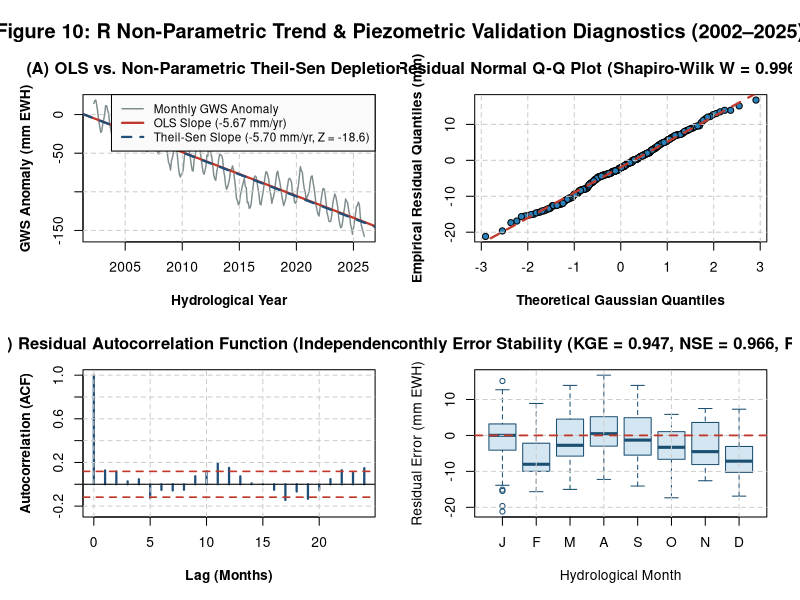

Source code (R):
# ==============================================================================
# Project : Groundwater-Storage-Gravimetry (Lake Chad Basin, 2002-2025)
# Script  : statistical_validation.R
# Purpose : Non-parametric hydro-statistical validation (Mann-Kendall, 
#           Theil-Sen Slope, Q-Q Normality & ACF) in R.
# ==============================================================================

df <- read.csv("lake_chad_gravimetry_timeseries_2002_2025.csv", stringsAsFactors = FALSE)
obs <- df$borehole_piezometric_mm
sim <- df$gws_anomaly
res <- df$residual_error_mm
t_yr <- df$time

# 1. Skill Metrics (KGE, NSE, RMSE, RSR)
r_val <- cor(sim, obs)
alpha <- sd(sim) / sd(obs)
beta  <- mean(sim) / mean(obs)
kge   <- 1.0 - sqrt((r_val - 1.0)^2 + (alpha - 1.0)^2 + (beta - 1.0)^2)
nse   <- 1.0 - (sum((obs - sim)^2) / sum((obs - mean(obs))^2))
rmse  <- sqrt(mean((obs - sim)^2))
rsr   <- rmse / sd(obs)

# 2. Parametric OLS vs Non-Parametric Theil-Sen & Mann-Kendall Trend
ols_fit   <- lm(gws_anomaly ~ time, data = df)
ols_slope <- coef(ols_fit)[["time"]]
ols_int   <- coef(ols_fit)[["(Intercept)"]]

n <- length(sim)
slopes <- numeric(0)
s_mk <- 0
for (i in 1:(n - 1)) {
  slopes <- c(slopes, (sim[(i + 1):n] - sim[i]) / (t_yr[(i + 1):n] - t_yr[i]))
  s_mk   <- s_mk + sum(sign(sim[(i + 1):n] - sim[i]))
}
ts_slope <- median(slopes)
ts_int   <- median(sim - ts_slope * t_yr)
z_mk     <- (s_mk - sign(s_mk)) / sqrt((n * (n - 1) * (2 * n + 5)) / 18.0)
shapiro_res <- shapiro.test(res)

cat("====================================================================\n")
cat(" R HYDRO-STATISTICAL VALIDATION SUMMARY (2002-2025)\n")
cat("====================================================================\n")
cat(sprintf("OLS Depletion Slope      : %.2f mm/yr\n", ols_slope))
cat(sprintf("Theil-Sen Robust Slope   : %.2f mm/yr (Mann-Kendall Z = %.2f)\n", ts_slope, z_mk))
cat(sprintf("Validation Skill Metrics : KGE = %.3f | NSE = %.3f | RMSE = %.2f mm | RSR = %.3f\n", kge, nse, rmse, rsr))
cat("====================================================================\n")

# 3. Render 4-Panel R Statistical Validation Figure (300 DPI)
png("fig10_r_statistical_diagnostics.png", width = 12, height = 8.5, units = "in", res = 300, family = "serif")
par(mfrow = c(2, 2), mar = c(4.5, 4.5, 3.2, 1.5), oma = c(0.5, 0.5, 2.5, 0.5))

# Panel A: OLS vs Theil-Sen Robust Trend
plot(t_yr, sim, type = "l", col = "#7f8c8d", lwd = 1.4,
     xlab = "Hydrological Year", ylab = "GWS Anomaly (mm EWH)",
     main = "(A) OLS vs. Non-Parametric Theil-Sen Depletion Fit", font.lab = 2)
grid(col = "#cccccc", lty = 2)
abline(a = ols_int, b = ols_slope, col = "#c0392b", lwd = 2.2)
abline(a = ts_int, b = ts_slope, col = "#1f4e78", lwd = 2.2, lty = 2)
legend("topright", legend = c("Monthly GWS Anomaly", sprintf("OLS Slope (%.2f mm/yr)", ols_slope),
       sprintf("Theil-Sen Slope (%.2f mm/yr, Z = %.1f)", ts_slope, z_mk)),
       col = c("#7f8c8d", "#c0392b", "#1f4e78"), lwd = c(1.4, 2.2, 2.2), lty = c(1, 1, 2), bg = "#fafafa", cex = 0.85)

# Panel B: Normal Q-Q Plot of Borehole Validation Residuals
qqnorm(res, pch = 21, bg = "#2980b9", col = "black",
       main = sprintf("(B) Residual Normal Q-Q Plot (Shapiro-Wilk W = %.3f, p = %.2f)", shapiro_res$statistic, shapiro_res$p.value),
       xlab = "Theoretical Gaussian Quantiles", ylab = "Empirical Residual Quantiles (mm)", font.lab = 2)
grid(col = "#cccccc", lty = 2)
qqline(res, col = "#c0392b", lwd = 2.2, lty = 2)

# Panel C: Residual Autocorrelation Function (ACF)
acf_obj <- acf(res, lag.max = 24, plot = FALSE)
plot(acf_obj$lag, acf_obj$acf, type = "h", lwd = 2.2, col = "#1f4e78", ylim = c(-0.25, 1.0),
     xlab = "Lag (Months)", ylab = "Autocorrelation (ACF)",
     main = "(C) Residual Autocorrelation Function (Independence Check)", font.lab = 2)
grid(col = "#cccccc", lty = 2)
abline(h = 0, col = "black")
ci <- qnorm(0.975) / sqrt(n)
abline(h = c(ci, -ci), col = "#c0392b", lty = 2, lwd = 1.6)

# Panel D: Monthly Residual Distribution Boxplot
m_idx <- pmin(pmax(round(((t_yr - floor(t_yr)) * 12) + 0.5), 1), 12)
m_lbl <- factor(m_idx, levels = 1:12, labels = c("J","F","M","A","M","J","J","A","S","O","N","D"))
boxplot(res ~ m_lbl, col = "#d4e6f1", border = "#1b4f72",
        xlab = "Hydrological Month", ylab = "Residual Error (mm EWH)",
        main = sprintf("(D) Monthly Error Stability (KGE = %.3f, NSE = %.3f, RSR = %.3f)", kge, nse, rsr), font.lab = 2)
grid(col = "#cccccc", lty = 2)
abline(h = 0, col = "#c0392b", lwd = 1.8, lty = 2)

mtext("Figure 10: R Non-Parametric Trend & Piezometric Validation Diagnostics (2002–2025)", outer = TRUE, cex = 1.2, font = 2)
dev.off()
